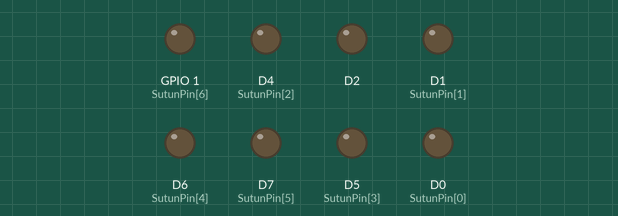
Simulated run of this sketch. Board: ESP8266 (NodeMCU). Parts: output pins drawn as LEDs (lit = HIGH).

Above: at 0.5 s.
At 1.5 s:
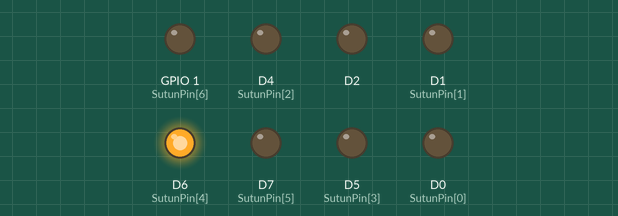
At 3.5 s:
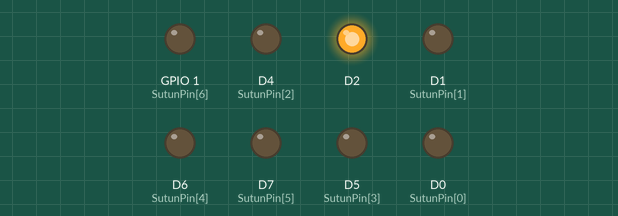
At 6.5 s:
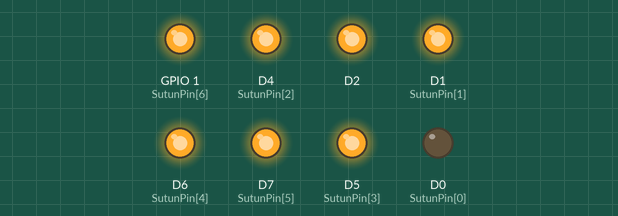
At 9.5 s:
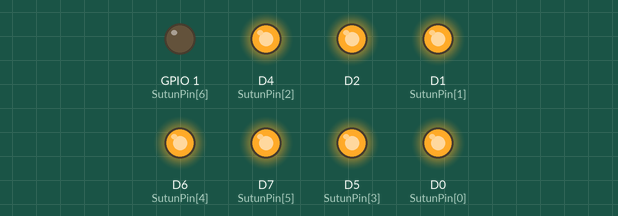
At 13.5 s:
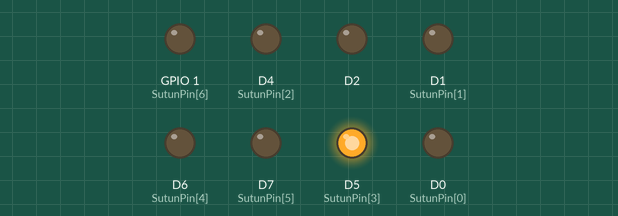
Timing chart, 0 to 14.3 s (numbered marks = the images above):
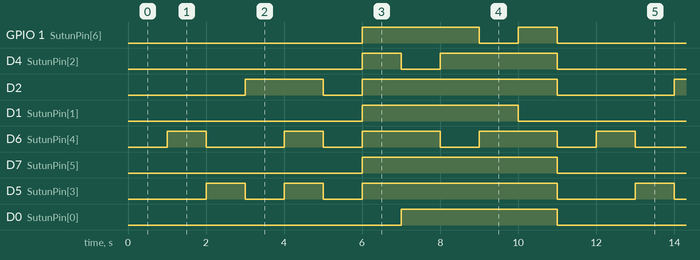

Measured:
- by itself, GPIO 1 (SutunPin[6]): repeats every 11.0 s: LOW 1.0 s, HIGH 1.0 s, LOW 6.0 s, HIGH 3.0 s
- by itself, D4 (SutunPin[2]): repeats every 11.0 s: LOW 1.0 s, HIGH 3.0 s, LOW 6.0 s, HIGH 1.0 s
- by itself, D2: repeats every 11.0 s: LOW 1.0 s, HIGH 5.0 s, LOW 3.0 s, HIGH 2.0 s
- by itself, D1 (SutunPin[1]), D0 (SutunPin[0]): alternates HIGH for 4.0 s and LOW for 7.0 s
- by itself, D6 (SutunPin[4]): repeats every 11.0 s: LOW 2.0 s, HIGH 1.0 s, 2 × (LOW 1.0 s, HIGH 2.0 s), LOW 1.0 s, HIGH 1.0 s
- by itself, D7 (SutunPin[5]): alternates HIGH for 5.0 s and LOW for 6.0 s
- by itself, D5 (SutunPin[3]): repeats every 11.0 s: LOW 1.0 s, HIGH 1.0 s, LOW 1.0 s, HIGH 5.0 s, LOW 2.0 s, HIGH 1.0 s

The sketch:

DENEYAP_L3_1_17_LedKup_Katlar.ino
```cpp
/*  HAFTA 3 - UYGULAMA 1.17
    KONU: KUP LED
    Amac: 3X3' kup led katlari yakilir gorsel led solen yapilir.
*/
int SutunPin[9] = {D0, D1, D4, D5, D6, D7, D10, D11, D15};

void setup() {

  for (int i = 0; i < 9; i++) {
    pinMode(SutunPin[i], OUTPUT);
    digitalWrite(SutunPin[i], LOW );
  }

  pinMode(D12, OUTPUT); //Kat 1
  pinMode(D13, OUTPUT); //Kat 2
  pinMode(D14, OUTPUT); //Kat 3
}

void loop() {
  son();
  delay(1000);
  kat1();
  delay(1000);
  kat2();
  delay(1000);
  kat3();
  delay(1000);
  tum_katlar();
  delay(1000);
  son();
  delay(1000);
  sirali();
}

void son() {    //Bu metod butun lambalari kapatir.
  digitalWrite(D12, LOW );
  digitalWrite(D13, LOW );
  digitalWrite(D14, LOW );

  for (int l = 0; l < 9; l++) {
    digitalWrite(SutunPin[l], LOW );
  }
}

void kat1() {   //Bu metod sadece kat1'i acar
  digitalWrite(D12, HIGH );
  digitalWrite(D13, LOW );
  digitalWrite(D14, LOW );
}

void kat2() {   //Bu metod sadece kat2'i acar
  digitalWrite(D12, LOW );
  digitalWrite(D13, HIGH );
  digitalWrite(D14, LOW );
}

void kat3() {   //Bu metod sadece kat3'u acar
  digitalWrite(D12, LOW );
  digitalWrite(D13, LOW );
  digitalWrite(D14, HIGH );
}

void tum_katlar() {   //Bu metod butun katlari acar
  digitalWrite(D12, HIGH );
  digitalWrite(D13, HIGH );
  digitalWrite(D14, HIGH );
}

void sirali() {     //Bu metod sirayla katlardaki lambalari acar kapatir.
  digitalWrite(D12, HIGH );
  digitalWrite(D13, HIGH );
  digitalWrite(D14, HIGH );

  for (int j = 0; j < 9; j++) {
    digitalWrite(SutunPin[j], HIGH );
  }

  for (int k = 0; k < 9; k = k + 2) {
    digitalWrite(SutunPin[k], LOW );
    delay(1000);
    digitalWrite(SutunPin[k], HIGH );
  }
}
```
